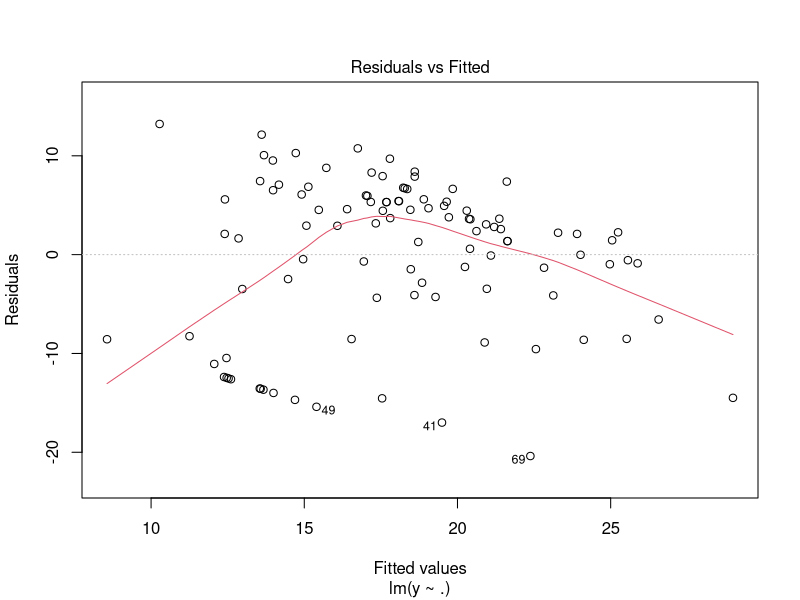
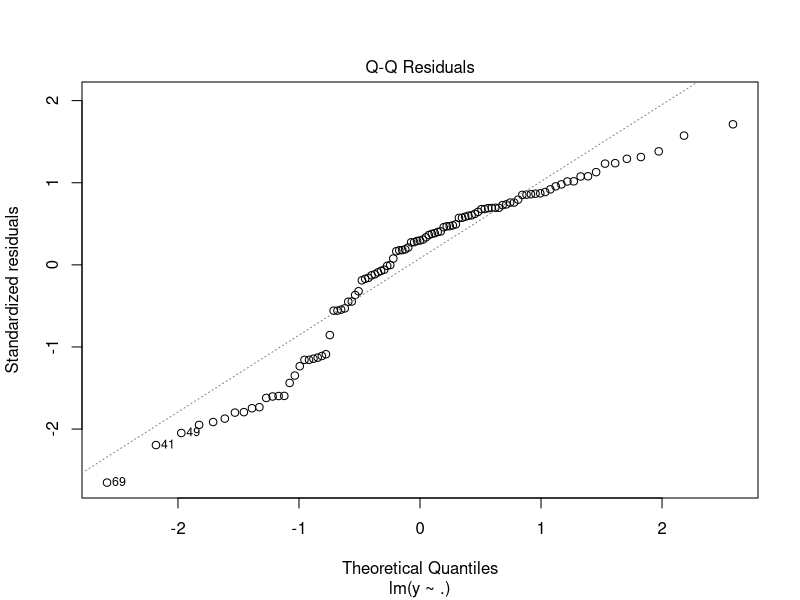
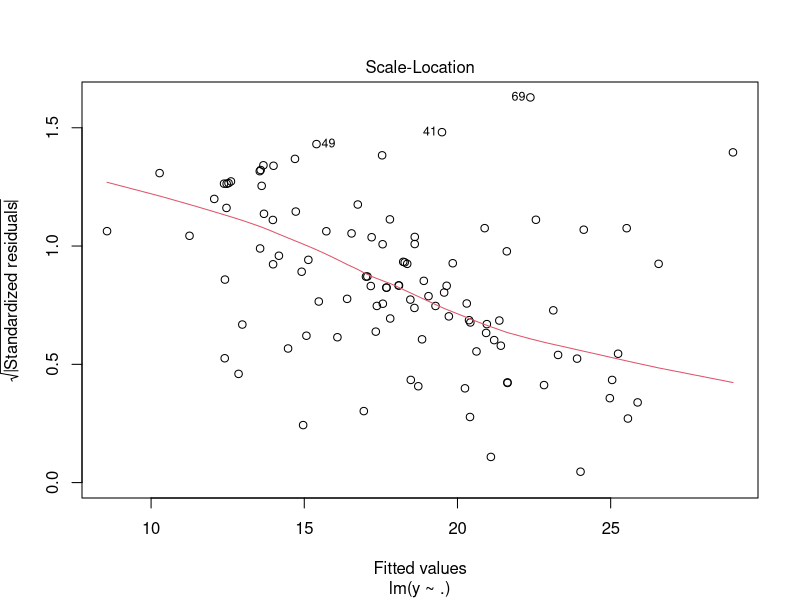
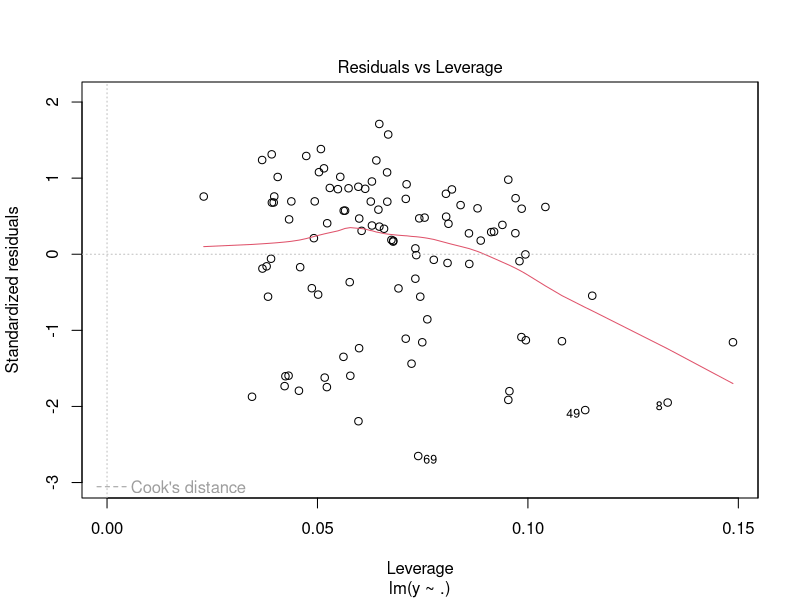
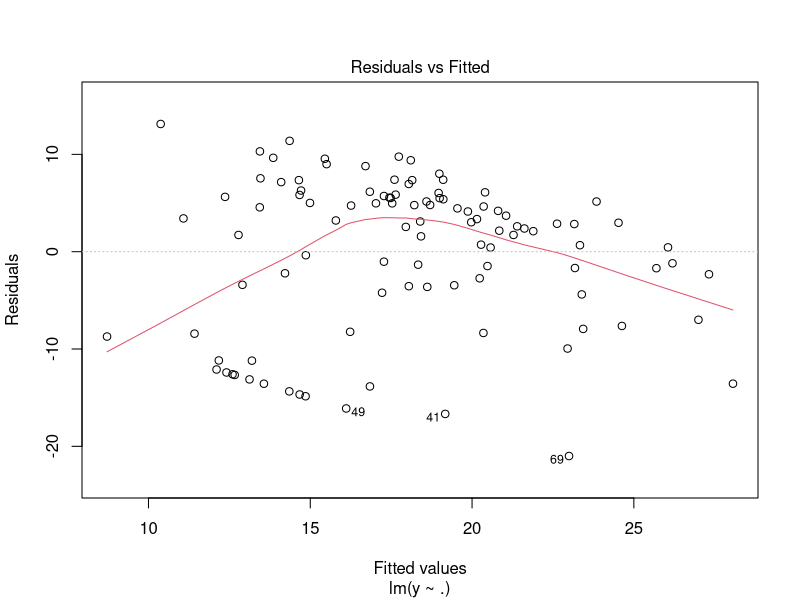
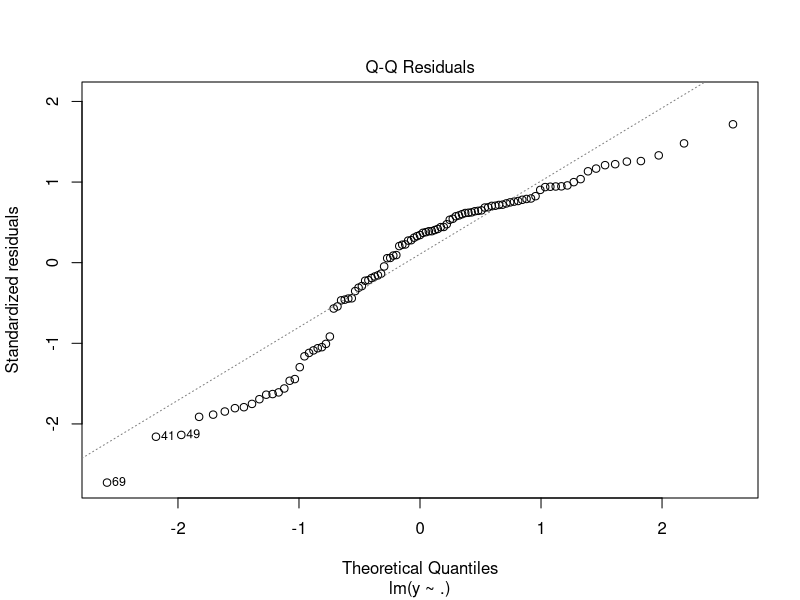
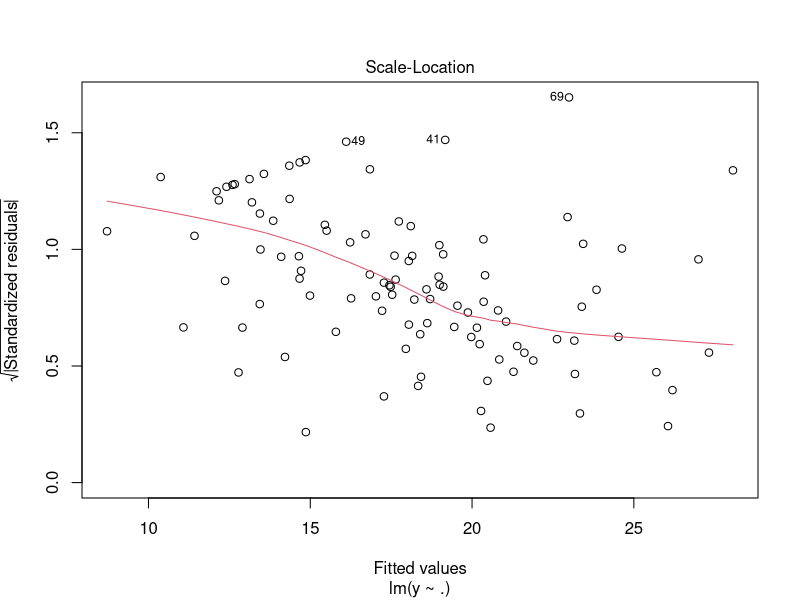
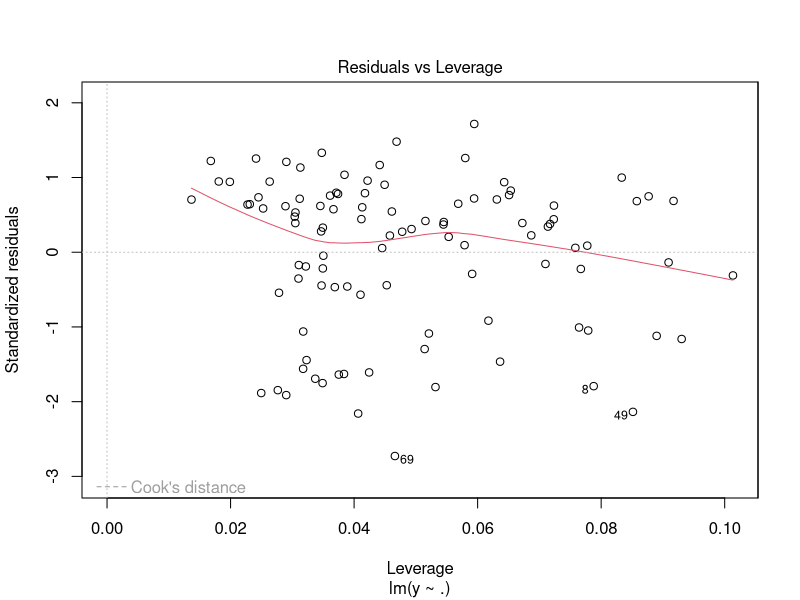

Reproduce these figures in R, in order.
#
slump_test <- read.csv('slump_flow.csv')

mdat <- slump_test[,-1]
head(mdat)
x <- mdat[,1:7]
x[x==0] = 0.1
for ( i in 1:nrow(x))
{
  x[i,] = x[i,]/sum(x[i,])
}
x <- log(x)
y <- mdat[,8]

z = x[,-7]
for ( i in 1:ncol(z))
{
  z[,i] = z[,i]-x[,7]
}
ndata = data.frame(y,z)
fit = lm(y~., data = ndata)
plot(fit)

#
slump_test <- read.csv('slump_flow.csv')

mdat <- slump_test[,-1]
head(mdat)
x <- mdat[,1:7]
x <- x[,-c(1,3)]
x[x==0] = 1
for ( i in 1:nrow(x))
{
  x[i,] = x[i,]/sum(x[i,])
}
x <- log(x)
y <- mdat[,8]

z = x[,-ncol(x)]
for ( i in 1:ncol(z))
{
  z[,i] = z[,i]-x[,ncol(x)]
}
ndata = data.frame(y,z)
fit = lm(y~., data = ndata)
plot(fit)
summary(fit)
